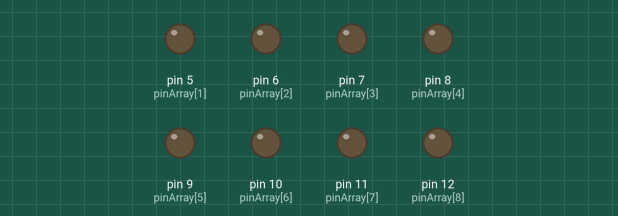
Recording of a sketch running on a simulated Arduino Uno, built with avr-gcc and run on an emulated ATmega328P. On the bench: output pins drawn as LEDs (lit = HIGH).

Above: at 1.65 s.
At 4.15 s:
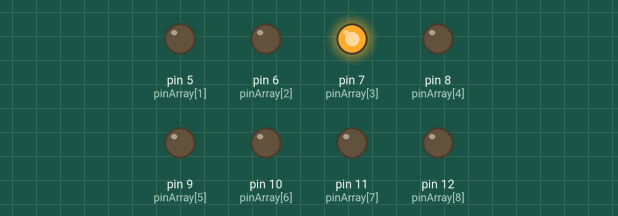
At 5.35 s:
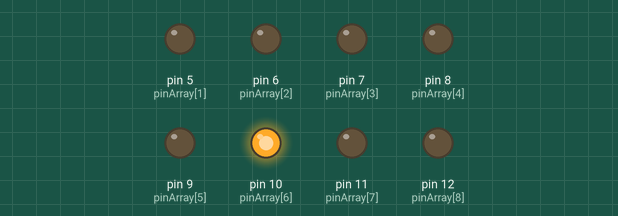
At 6.9 s:
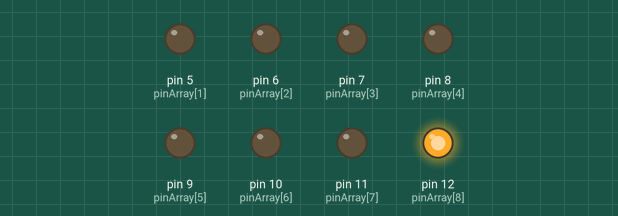
At 8.55 s:
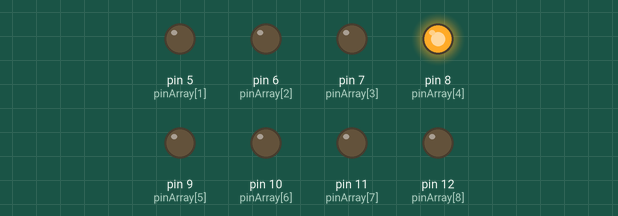
At 11.15 s:
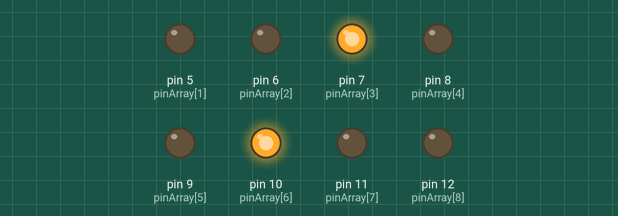
Timing chart, 0 to 15.1 s (numbered marks = the images above):
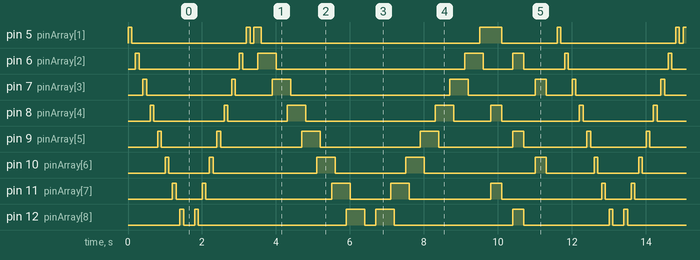

The sketch:

arduino.ino
```cpp
int pinArray[] = {4,5, 6, 7,8,9,10,11,12};
int count = 1;
int espera = 100;

void setup(){
    for (count=1; count<9; count++){
        pinMode(pinArray[count], OUTPUT);
    }
}

void loop(){
    for (count=1;count<9;count++) {
        digitalWrite(pinArray[count], HIGH);
        delay(espera);
        digitalWrite(pinArray[count], LOW);
        delay(espera);
    }
    for (count=9;count>=1;count--) {
        digitalWrite(pinArray[count], HIGH);
        delay(espera);
        digitalWrite(pinArray[count], LOW);
        delay(espera);
    }
    for (count=1;count<9;count++) {
        digitalWrite(pinArray[count], HIGH);
        delay(espera);
        digitalWrite(pinArray[count + 1], HIGH);
        delay(espera);
        digitalWrite(pinArray[count], LOW);
        delay(espera*2);
    }
    for (count=9;count>1;count--) {
        digitalWrite(pinArray[count], HIGH);
        delay(espera);
        digitalWrite(pinArray[count - 1], HIGH);
        delay(espera);
        digitalWrite(pinArray[count], LOW);
        delay(espera*2);
    }
    for (count=1;count<4;count++) {
        digitalWrite(pinArray[count], HIGH);
        digitalWrite(pinArray[count+3], HIGH);
        digitalWrite(pinArray[count+6], HIGH);
        delay(300);
        digitalWrite(pinArray[count], LOW);
        digitalWrite(pinArray[count+3], LOW);
        digitalWrite(pinArray[count+6], LOW);
        delay(300);
    }
}
```

Measured:
- by itself, pin 5 (pinArray[1]): repeats every 11.6 s: LOW 3.1 s, HIGH 0.10 s, LOW 0.10 s, HIGH 0.20 s, LOW 5.9 s, HIGH 0.60 s, LOW 1.5 s, HIGH 0.10 s
- by itself, pin 8 (pinArray[4]): repeats every 11.6 s: LOW 1.9 s, HIGH 0.10 s, LOW 1.6 s, HIGH 0.50 s, LOW 3.5 s, HIGH 0.50 s, LOW 1.0 s, HIGH 0.30 s, LOW 2.1 s, HIGH 0.10 s
- by itself, pin 9 (pinArray[5]): repeats every 11.6 s: LOW 1.5 s, HIGH 0.10 s, LOW 2.2 s, HIGH 0.50 s, LOW 2.7 s, HIGH 0.50 s, LOW 2.0 s, HIGH 0.30 s, LOW 1.7 s, HIGH 0.10 s
